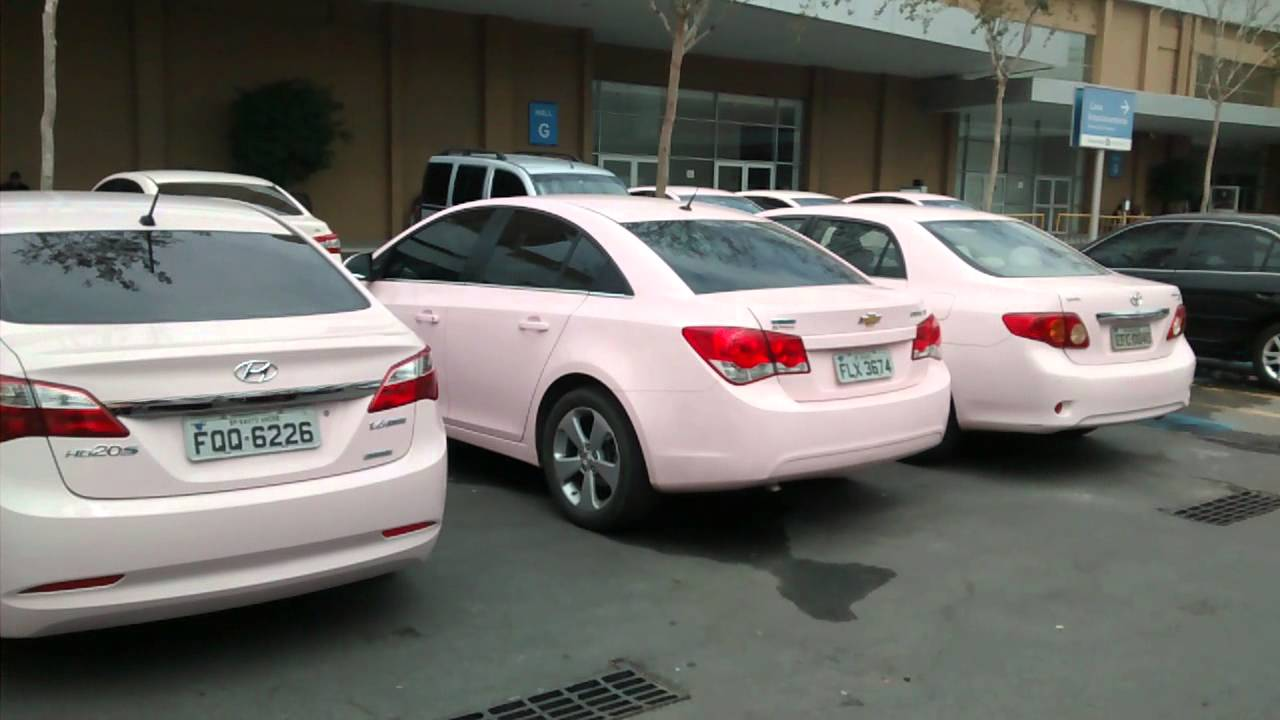
#> input picture plate detection/images/car.jpg, 1280 x 720 px
$ jupyter execute 'Introduction to OpenCV.ipynb'
#> lines starting #> are read from the running program, lines starting #| are printed output that depends on the picture; after the words box and inside, x2 and y2 are one past the last pixel; in counts of white or black regions, pixels touching at a corner belong together
[cell 1]
# Importando a biblioteca do OpenCV
import cv2

# Importando biblioteca para exibir as imagens
from matplotlib import pyplot as plt

# Importando biblioteca para manipular imagens
import numpy as np

from math import sqrt

# Carregando a imagem
car = cv2.imread('images/car.jpg')
#> car is the input picture: shape (720, 1280, 3); mean B, G, R 102.6, 107, 108.5
car_gray = cv2.cvtColor(car, cv2.COLOR_BGR2GRAY)
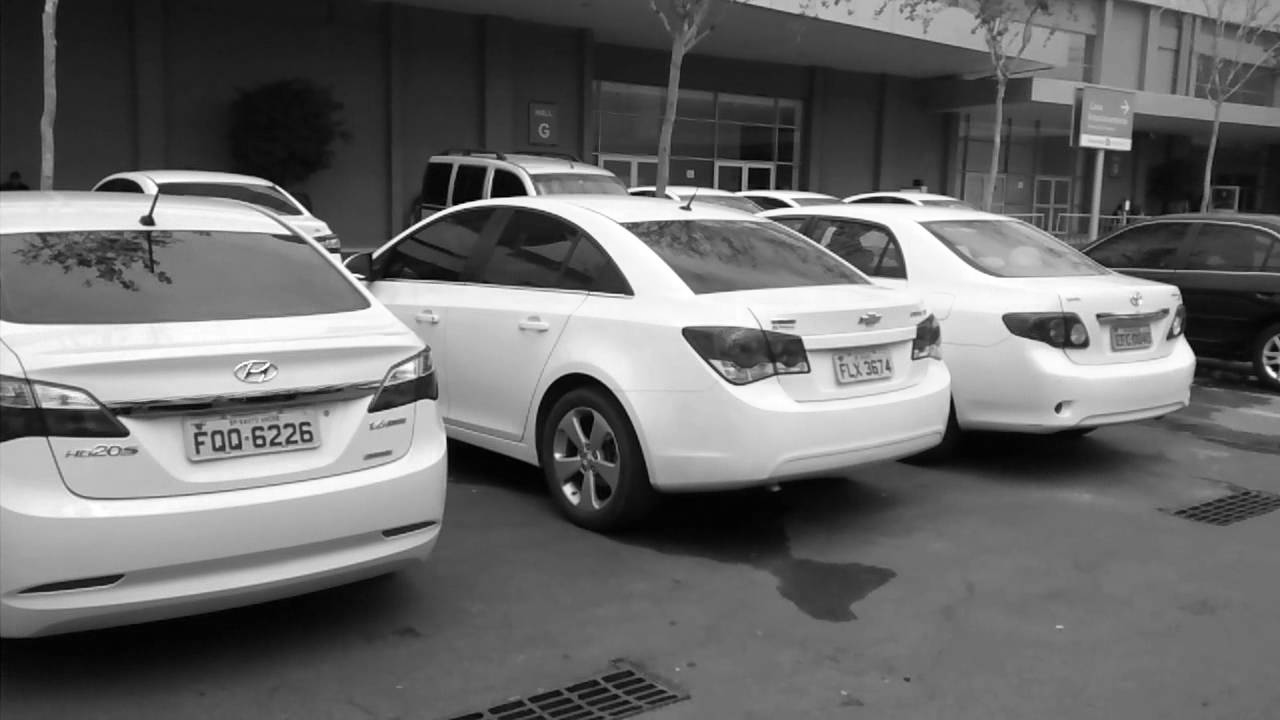
#> car_gray: shape (720, 1280); min 0, max 255, mean 106.9

# Exibindo a imagem
plt.imshow(car)
plt.show()

[cell 2]
# Carregando um classificador (Já treinado)

classifier_plates = cv2.CascadeClassifier('classifiers/plates.xml')

Para tentar classificar o objeto iremos usar a seguinte função:<strong> name_of_classifier.detectMultiScale(image[, scaleFactor[, minNeighbors[, flags[, minSize[, maxSize]]]]]) → objects   </strong>

[cell 3]
# Detectando as placas
plates = classifier_plates.detectMultiScale(car_gray,1.1,4)
#> plates = [[117, 318, 96, 32], [189, 414, 135, 45]]

[cell 4]
#Fazendo uma cópia da imagem
car_copy = car.copy()

#Fazendo os retângulos nas placas
# detectadas pelo classificador

for (x,y,w,h) in plates:
    cv2.rectangle(car_copy,(x,y),(x+w,y+h),(255,255,0),2)
#> this loop made 2 passes
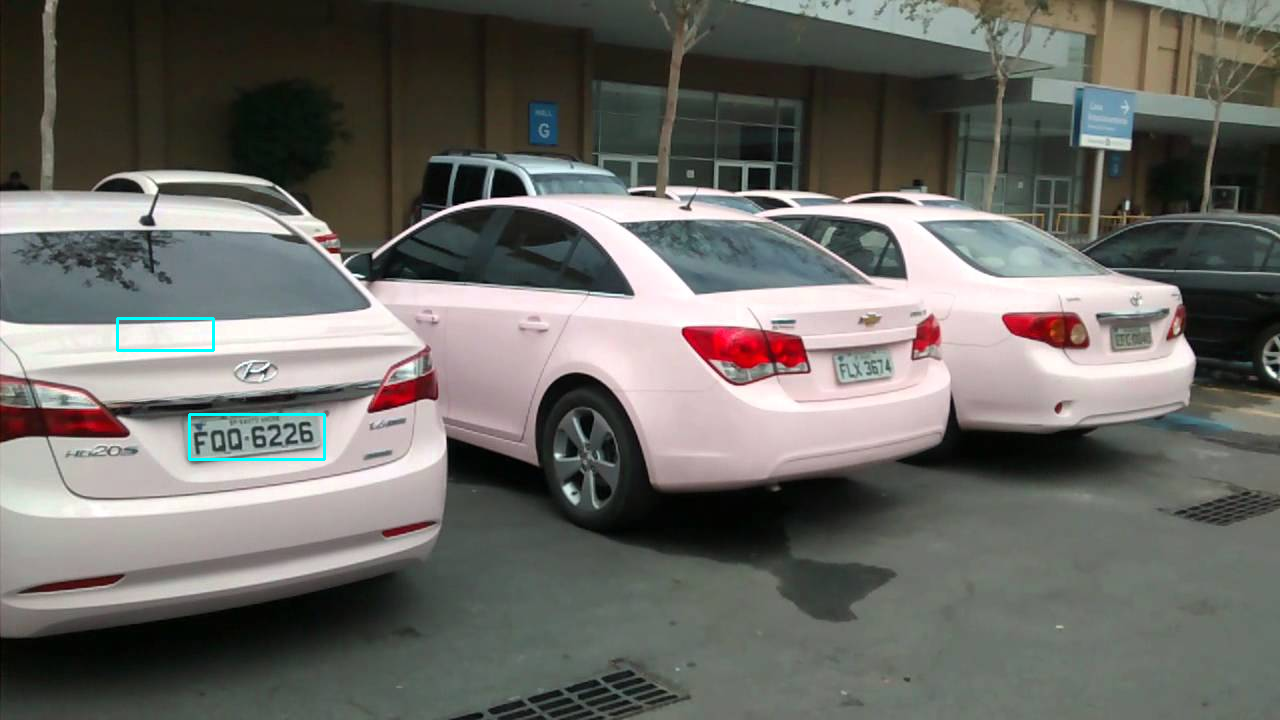
#> car_copy: shape (720, 1280, 3); 0.2% of pixels changed, all inside (x1, y1, x2, y2) = (116, 317, 326, 461)

# Exibindo o resultado
plt.imshow(car_copy)
plt.show()
